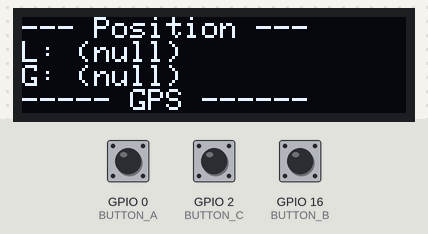
Bench run of a sketch on a simulated ESP8266 (NodeMCU). Shown: 128×32 one-colour display. The inputs (shaded band) are chosen by the test bench; at power-on: GPIO 2 (BUTTON_C) HIGH, GPIO 16 (BUTTON_B) HIGH, GPIO 0 (BUTTON_A) HIGH. WiFi joins after 1.5 s; servers stay silent unless stated; the display library's start-up logo is not drawn; uploads are accepted with an empty reply; what the sketch prints to the serial monitor is not drawn.

Above: at 7.5 s.
7.6 s: GPIO 2 (BUTTON_C) pulled LOW for 1 s
At 8.9 s:
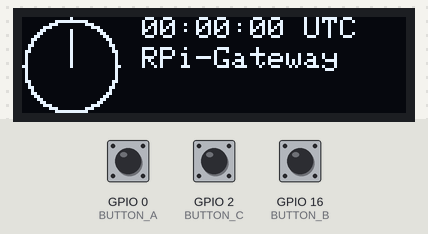
10.1 s: GPIO 16 (BUTTON_B) pulled LOW for 1 s
At 11.8 s:
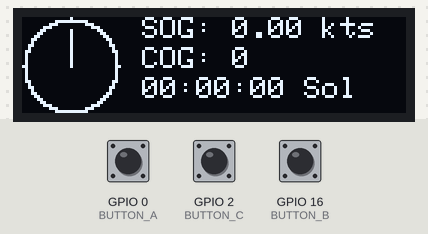
12.6 s: GPIO 0 (BUTTON_A) pulled LOW for 1 s
At 14.8 s:
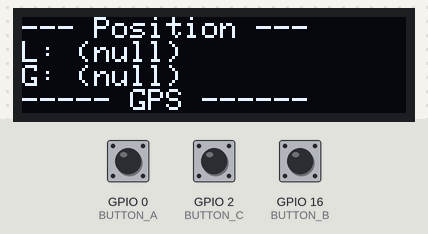
15.1 s: GPIO 2 (BUTTON_C) pulled LOW for 3.2 s
At 19.6 s:
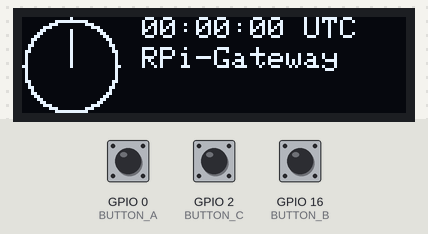
19.9 s: GPIO 0 (BUTTON_A) pulled LOW for 0.15 s
At 21.0 s:
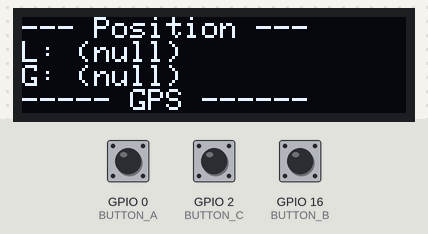
Timing chart, 0 to 22.5 s (numbered marks = the images above; inputs shaded):
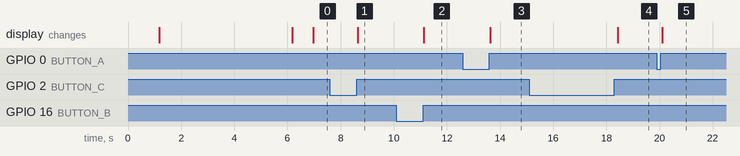

Measured:
- after the input at 7.6 s, the display: changes after 1.0 s (image 1)
- after the input at 10.1 s, the display: changes after 1.0 s (image 2)
- after the input at 12.6 s, the display: changes after 1.0 s (image 3)
- after the input at 15.1 s, the display: changes after 3.3 s (image 4)
- after the input at 19.9 s, the display: changes after 0.20 s (image 5)

The sketch:

feather.smart.TCP.watch.ino
```cpp
/**
  Simple HTTP webclient REST, for the NavServer (logger, runner, etc),
  for Feather-Huzzah/ESP8266.

  3 Screens
  Note: See the WITH_BUTTONS constant in the code.
       If WITH_BUTTONS is set to true, each button will lead to the associated screen.
       If WITH_BUTTONS is set to false, display will automatically scroll from screen to screen.
  Another option would be to use the top button to increment the screen inedx, the bottom one to decrement it, leaving the middle button unused..
  This would allow more than 3 screens.

  Main class of what will possibly be the TCP watch.

  Sends REST requests to the NavServer to get navigation data (see REST_REQUEST variable)
  That one spits out data on the Serial console, and on an oled screen SSD1306 128x32.
  Ideally stacked on top of the Feather.

  @author Olivier LeDiouris

  Originally inspired by https://learn.adafruit.com/micropython-oled-watch

  Keywords: ESP8266, Feather, Huzzah, NavServer, 128x32 ...

  TODO Cleanup in the drawLine and graphics primitives
*/
#include <Wire.h>
#include <ESP8266WiFi.h>
// 2 libs below, available through the library manager.
// Repo at https://github.com/adafruit/Adafruit_SSD1306/blob/master/Adafruit_SSD1306.cpp and around.
#include <Adafruit_GFX.h>
#include <Adafruit_SSD1306.h>

#define NULL 0
// #define DEBUG // Uncomment for more Serial output.

/* ----- Customizable Data ----- */
// Network and Host Names definitions, customize if necessary
#define __PI_NET__       // 192.168.50.10 on RPi-Gateway
// #undef __PI_NET__

// #define __SONIC_AT_HOME__   // 192.168.42.x on Sonic-00e0_EXT
#undef __SONIC_AT_HOME__

// #define __SAN_JUAN__
#undef __SAN_JUAN__


#include "custom_values.h" // Contains _SSID, _PASSWORD, _HOST, _HTTP_PORT, used below.

const char* SSID     = _SSID;
const char* PASSWORD = _PASSWORD;

const char* HOST = _HOST;
const int HTTP_PORT = _HTTP_PORT;

const char* REST_REQUEST = "/mux/cache?option=txt"; // txt, not json.

const int BETWEEN_LOOPS = 500; // in milli-sec.
/* ----- End of Customizable Data ----- */

//#define RST 2

Adafruit_SSD1306 ssd1306 = Adafruit_SSD1306(128, 32, &Wire);

// OLED FeatherWing buttons map to different pins depending on board:
#if defined(ESP8266)
#define BUTTON_A  0
#define BUTTON_B 16
#define BUTTON_C  2
#define LED       0
#elif defined(ESP32)
#define BUTTON_A 15
#define BUTTON_B 32
#define BUTTON_C 14
#define LED      13
#elif defined(ARDUINO_STM32_FEATHER)
#define BUTTON_A PA15
#define BUTTON_B PC7
#define BUTTON_C PC5
#define LED PB5
#elif defined(TEENSYDUINO)
#define BUTTON_A  4
#define BUTTON_B  3
#define BUTTON_C  8
#define LED 13
#elif defined(ARDUINO_FEATHER52)
#define BUTTON_A 31
#define BUTTON_B 30
#define BUTTON_C 27
#define LED 17
#else // 32u4, M0, M4, and 328p
#define BUTTON_A  9
#define BUTTON_B  6
#define BUTTON_C  5
#define LED      13
#endif

// Data from REST server
float bsp, lat, lng, sog;
int cog, year, month, day, hour, mins, sec, sHour, sMin, sSec;
String date;

const int NS = 1;
const int EW = 2;

char* toDegMin(float data, int type) {
  int sign = (data >= 0) ? 1 : -1;
  float absData = data >= 0 ? data : -data; // abs returns an int... TODO Try fabs
  int intPart = (int)absData;
  float minSec = (absData - intPart) * 60;
#ifdef DEBUG
  Serial.print("Raw:"); Serial.print(data); Serial.print(" -> "); Serial.println(absData);
  Serial.print("Int:"); Serial.println(intPart);
  Serial.print("MinSec:"); Serial.println(minSec);
#endif
  char degMinVal[64];
  sprintf(degMinVal, "%c %d %.2f'", (type == NS ? (sign == 1 ? 'N' : 'S') : (sign == 1 ? 'E' : 'W')), intPart, minSec);
#ifdef DEBUG
  Serial.print("Deg Minutes:");
  Serial.println(degMinVal);
#endif
  return degMinVal;
}

char* msToTimeStr(long ms) {
  int seconds = (int)(ms / 1000);
  int minutes = 0;
  int hours = 0;
  if (seconds > 59) {
    minutes = (int)(seconds / 60);
    seconds -= (minutes * 60);
  }
  if (minutes > 59) {
    hours = (int)(minutes / 60);
    minutes -= (hours * 60);
  }
  char buffer[128];
  sprintf(buffer, "%02d:%02d:%02d", hours, minutes, seconds);
  return buffer;
}

const int WIDTH = 128;
const int HEIGHT = 32;
const int RADIUS = (HEIGHT / 2);

void drawLine(int fromX, int fromY, int toX, int toY) {
  int deltaX = (toX - fromX);
  int deltaY = (toY - fromY);
  if (deltaX == 0 && deltaY == 0) {
    ssd1306.drawPixel(fromX, fromY, WHITE);
    return;
  }
  if (deltaX == 0) {
    for (int y = min(fromY, toY); y <= max(toY, fromY); y++) {
      if (fromX >= 0 && fromX < WIDTH && y >= 0 && y < HEIGHT) {
        ssd1306.drawPixel(fromX, y, WHITE);
      }
    }
  } else if (deltaY == 0) {
    for (int x = min(fromX, toX); x <= max(toX, fromX); x++) {
      if (x >= 0 && x < WIDTH && fromY >= 0 && fromY < HEIGHT) {
        ssd1306.drawPixel(x, fromY, WHITE);
      }
    }
  } else if (abs(deltaX) >= abs(deltaY)) { // [-45, +45]
    if (deltaX < 0) {
      int X = fromX;
      int Y = fromY;
      fromX = toX;
      toX = X;
      fromY = toY;
      toY = Y;
      deltaX = (toX - fromX);
      deltaY = (toY - fromY);
    }
    float coeffDir = (float) deltaY / (float) deltaX;
    //    if (fromX < toX)
    {
      for (int x = 0; x <= deltaX; x++) {
        int y = fromY + (int) (round(x * coeffDir));
        int _x = x + fromX;
        if (_x >= 0 && _x < WIDTH && y >= 0 && y < HEIGHT) {
          ssd1306.drawPixel(_x, y, WHITE);
        }
      }
    }
  } else if (abs(deltaX) < abs(deltaY)) { // > 45, < -45
    if (deltaY < 0) {
      int X = fromX;
      int Y = fromY;
      fromX = toX;
      toX = X;
      fromY = toY;
      toY = Y;
      deltaX = (toX - fromX);
      deltaY = (toY - fromY);
    }
    float coeffDir = (float) deltaX / (float) deltaY;
    //    if (fromX < toX)
    {
      for (int y = 0; y <= deltaY; y++) {
        int x = fromX + (int) (round(y * coeffDir));
        int _y = y + fromY;
        if (_y >= 0 && _y < HEIGHT && x >= 0 && x < WIDTH) {
          ssd1306.drawPixel(x, _y, WHITE);
        }
      }
    }
  }
}

float degToRadians(float deg) {
  return (deg * 71) / 4068;
}

void drawHeading(int heading) {
  ssd1306.clearDisplay();
  // Face
  for (int deg = 0; deg < 360; deg++) {
    float rad =  degToRadians((float)deg);
    int x = (int)(RADIUS * sin(rad));
    int y = (int)(RADIUS * cos(rad));
    ssd1306.drawPixel(16 + x, 16 + y, WHITE);
  }
  {
    float rad = degToRadians(heading);
    int x = round((RADIUS * 0.75) * sin(rad));
    int y = round((RADIUS * 0.75) * cos(rad));
    drawLine(16, 16, 16 + x, 16 - y);
  }
}

void drawWatch(int hours, int minutes, int seconds) {
  ssd1306.clearDisplay();
  // Face
  for (int deg = 0; deg < 360; deg++) {
    float rad =  degToRadians((float)deg);
    int x = (int)(RADIUS * sin(rad));
    int y = (int)(RADIUS * cos(rad));
    ssd1306.drawPixel(16 + x, 16 + y, WHITE);
  }
  float hoursInDegrees = ((hours % 12) * 30) + (((minutes * 6) + (seconds / 10)) / 12);
  float minInDegrees = ((minutes * 6) + (seconds / 10));
  float secInDegrees = seconds * 6;

  //sprintf(dataBuffer, "ms:%d => %02d:%02d:%02d, %f", ms, hours, minutes, seconds, secInDegrees);
  //Serial.println(dataBuffer);

  // Seconds
  {
    float rad = degToRadians(secInDegrees);
    int x = round((RADIUS * 0.75) * sin(rad));
    int y = round((RADIUS * 0.75) * cos(rad));
    //    if (seconds == 7 || seconds == 8 || seconds == 22 || seconds == 23 || seconds == 37 || seconds == 38 || seconds == 52 || seconds == 53) {
    //      sprintf(dataBuffer, "Sec: %d => deg: %f, rad: %f, x: %d, y: %d", seconds, secInDegrees, rad, x, y);
    //      Serial.println(dataBuffer);
    //    }
    drawLine(16, 16, 16 + x, 16 - y);
  }
  // Minutes
  {
    float rad = degToRadians(minInDegrees);
    int x = round((RADIUS * 0.65) * sin(rad));
    int y = round((RADIUS * 0.65) * cos(rad));
    drawLine(16, 16, 16 + x, 16 - y);
  }
  // Hours
  {
    float rad = degToRadians(hoursInDegrees);
    int x = round((RADIUS * 0.5) * sin(rad));
    int y = round((RADIUS * 0.5) * cos(rad));
    drawLine(16, 16, 16 + x, 16 - y);
  }
}

int screenIndex = 0;
boolean charOnly = false;

void repaint() {
  ssd1306.clearDisplay();

  ssd1306.setTextColor(WHITE);
  ssd1306.setTextSize(1);
  //ssd1306.setTextSize(2);

  char dataBuffer[128];

  ssd1306.setCursor(0, 0);
  switch (screenIndex) {
    case 0:
      ssd1306.println("--- Position ---");
      sprintf(dataBuffer, "L: %s", toDegMin(lat, NS));
      ssd1306.println(dataBuffer);
      sprintf(dataBuffer, "G: %s", toDegMin(lng, EW));
      ssd1306.println(dataBuffer);
      ssd1306.println("----- GPS ------");
      break;
    case 1:
      if (charOnly) {
        ssd1306.println("--- Displacement ---");
        sprintf(dataBuffer, "SOG: %.2f kts", sog);
        ssd1306.println(dataBuffer);
        sprintf(dataBuffer, "COG: %d", cog);
        ssd1306.println(dataBuffer);
        sprintf(dataBuffer, "%02d:%02d:%02d Sol", sHour, sMin, sSec);
        ssd1306.println(dataBuffer);
      } else {
        // Draw compass
        drawHeading(cog);
        // Then COG-SOG
        ssd1306.setCursor(40, 0);
        sprintf(dataBuffer, "SOG: %.2f kts", sog);
        ssd1306.println(dataBuffer);
        ssd1306.setCursor(40, 10);
        sprintf(dataBuffer, "COG: %d", cog);
        ssd1306.println(dataBuffer);
        ssd1306.setCursor(40, 20);
        sprintf(dataBuffer, "%02d:%02d:%02d Sol", sHour, sMin, sSec);
        ssd1306.println(dataBuffer);
      }
      break;
    case 2:
      if (charOnly) {
        ssd1306.println("--- Network ---");
        sprintf(dataBuffer, "%s", SSID);
        ssd1306.println(dataBuffer);
        sprintf(dataBuffer, "%02d:%02d:%02d UTC", hour, mins, sec);
        ssd1306.println(dataBuffer);
      } else {
        // Draw watch
        drawWatch(hour, mins, sec);
        // Then display time
        ssd1306.setCursor(40, 0);
        sprintf(dataBuffer, "%02d:%02d:%02d UTC", hour, mins, sec);
        ssd1306.println(dataBuffer);
        ssd1306.setCursor(40, 10);
        sprintf(dataBuffer, "%s", SSID);
        ssd1306.println(dataBuffer);
      }
      break;
    default:
      break;
  }
  ssd1306.setCursor(0, 0);
  ssd1306.display();
}

void setup() {
  ssd1306.begin(SSD1306_SWITCHCAPVCC, 0x3C); // Address 0x3C for 128x32
  // initialize display
  ssd1306.display();
  delay(1000);
  ssd1306.clearDisplay();
  ssd1306.display();

  Serial.begin(115200); // Console output
  delay(100);

  // Start by connecting to a WiFi network
  Serial.print("Connecting to ");
  Serial.println(SSID);
  WiFi.begin(SSID, PASSWORD);

  int count = 0;
  char dataBuffer[128];

  // Initializing buttons
  pinMode(BUTTON_A, INPUT_PULLUP);
  pinMode(BUTTON_B, INPUT_PULLUP);
  pinMode(BUTTON_C, INPUT_PULLUP);

  // A banner, disappears when connected
  ssd1306.setTextSize(2);
  ssd1306.setTextColor(WHITE);
  ssd1306.setCursor(0, 0);
  ssd1306.println("TCP Watch");
  ssd1306.setTextSize(1);
  ssd1306.println("by OlivSoft");
  ssd1306.setCursor(0, 0);
  ssd1306.display(); // actually display all of the above

  delay(5000);

  // Trying to connect to the server
  while (WiFi.status() != WL_CONNECTED) {
    delay(500);
    Serial.print(".");

    ssd1306.clearDisplay();
    ssd1306.setTextColor(WHITE);
    sprintf(dataBuffer, "%d. %s...", count, SSID);
    ssd1306.setCursor(count % 28, count % 28); // 56 for a 128x64 screen
    ssd1306.println(dataBuffer); // "Connecting...");
    ssd1306.display();
    count++;
  }
  // Connected!
  ssd1306.clearDisplay();
  ssd1306.setTextColor(WHITE);
  ssd1306.setCursor(0, 0);
  ssd1306.println("Connection to");
  ssd1306.println(SSID);
  ssd1306.println("Ready");
  ssd1306.display();

  Serial.println("");
  Serial.println("WiFi connected");
  Serial.println("IP address: ");
  Serial.println(WiFi.localIP());
  Serial.print("Netmask: ");
  Serial.println(WiFi.subnetMask());
  Serial.print("Gateway: ");
  Serial.println(WiFi.gatewayIP());
}

/*
   The keys of the sentences returned by the REST request,
   like 'key=value'
*/
struct KEYS {
  const String BSP = "BSP";
  const String LAT = "LAT";
  const String LNG = "LNG";
  const String SOG = "SOG";
  const String COG = "COG";
  const String DATE = "DATE";
  const String YEAR = "YEAR";
  const String MONTH = "MONTH";
  const String DAY = "DAY";
  const String HOUR = "HOUR";
  const String MIN = "MIN";
  const String SEC = "SEC";
  const String S_HOUR = "S_HOUR";
  const String S_MIN = "S_MIN";
  const String S_SEC = "S_SEC";
} keys;

unsigned long lastDisplay = 0;
unsigned long lastPing = 0;

const boolean WITH_BUTTONS = true;

boolean button1 = false;
boolean button2 = false;
boolean button3 = false;

void loop() {
  if (WITH_BUTTONS) {
    if (!digitalRead(BUTTON_A)) {
      button1 = true; // Pushed
    } else {
      if (button1) {  // Released!
        screenIndex = 0;
        Serial.println("Button A");
      }
      button1 = false;
    }
    if (!digitalRead(BUTTON_B)) {
      button2 = true; // Pushed
    } else {
      if (button2) {  // Released!
        screenIndex = 1;
        Serial.println("Button B");
      }
      button2 = false;
    }
    if (!digitalRead(BUTTON_C)) {
      button3 = true; // Pushed
    } else {
      if (button3) {  // Released!
        screenIndex = 2;
        Serial.println("Button C");
      }
      button3 = false;
    }
    delay(10);
    yield(); // Send to backgbround, or so.
    //ssd1306.display();
  } else {
    unsigned long time = millis();
    if (time - lastPing > 5000) {
      screenIndex += 1; // Scroll to next screen
      lastPing = time;
      if (screenIndex > 2) {
        screenIndex = 0;
      }
      Serial.print("screenIndex now ");
      Serial.println(screenIndex);
    }
  }

  unsigned long time = millis();
  if (time - lastDisplay > BETWEEN_LOOPS) {

    Serial.print(">> connecting to ");
    Serial.print(HOST);
    Serial.print(":");
    Serial.println(HTTP_PORT);

    // Use WiFiClient class to create TCP connections
    WiFiClient client;
    if (!client.connect(HOST, HTTP_PORT)) {
      Serial.println("!! connection failed !!");
      return;
    }

    // Now create a URI for the REST request
    String url = REST_REQUEST;
    Serial.print("Requesting URL: ");
    Serial.println(url);

    // This will send the request to the server
    sendRESTRequest(client, "GET", url, "HTTP/1.1", HOST, NULL, 0, String());
    delay(500);

    // Read all the lines of the reply from server and print them to Serial
    // Keys are BSP, LAT, LNG, SOG, COG, DATE, YEAR, MONTH, DAY, HOUR, MIN, SEC
    while (client.available()) {
      String line = client.readStringUntil('\n');
      // Serial.println(line);
      String key = getKey(line);
      if (key.length() > 0) {
        String value = getValue(line);
        if (key == keys.BSP) {
          bsp = value.toFloat();
        } else if (key == keys.LAT) {
          lat = value.toFloat();
        } else if (key == keys.LNG) {
          lng = value.toFloat();
        } else if (key == keys.SOG) {
          sog = value.toFloat();
        } else if (key == keys.DATE) {
          date = value;
        } else if (key == keys.COG) {
          cog = value.toInt();
        } else if (key == keys.YEAR) {
          year = value.toInt();
        } else if (key == keys.MONTH) {
          month = value.toInt();
        } else if (key == keys.DAY) {
          day = value.toInt();
        } else if (key == keys.HOUR) {
          hour = value.toInt();
        } else if (key == keys.MIN) {
          mins = value.toInt();
        } else if (key == keys.SEC) {
          sec = value.toInt();
        } else if (key == keys.S_HOUR) {
          sHour = value.toInt();
        } else if (key == keys.S_MIN) {
          sMin = value.toInt();
        } else if (key == keys.S_SEC) {
          sSec = value.toInt();
        }
      }
    }
    char dataBuffer[128];
    sprintf(dataBuffer, "BSP=%f, LAT=%f, LNG=%f", bsp, lat, lng);
    Serial.println(dataBuffer);
    sprintf(dataBuffer, "SOG=%f, COG=%d", sog, cog);
    Serial.println(dataBuffer);
    Serial.print("Date=");
    Serial.println(date);
    Serial.println("<< closing connection");

    lastDisplay = millis();
  }
  repaint(); // Display data on screen
}

void sendRESTRequest(WiFiClient client, String verb, String url, String protocol, String host, String headers[], int headerLen, String payload) {
  String request = verb + " " + url + " " + protocol + "\r\n" +
                   "Host: " + host + "\r\n";
  // Headers ?
  if (headers != NULL && headerLen > 0) {
    for (int i = 0; i < headerLen; i++) {
      request = String(request + headers[i] + "\r\n");
    }
  }

  request = String(request + "Connection: close\r\n" + "\r\n");

  // Payload ?
  if (payload != NULL && payload.length() > 0) {
    request = String(request + payload);
  }
  client.print(request);
}

/*
   Reads the Key in "Key=Value"
*/
String getKey(String line) {
  int separatorPosition = line.indexOf("=");
  if (separatorPosition == -1) {
    return "";
  }
  return line.substring(0, separatorPosition);
}

/*
   Reads the Value in "Key=Value"
*/
String getValue(String line) {
  int separatorPosition = line.indexOf("=");
  if (separatorPosition == -1) {
    return "";
  }
  return line.substring(separatorPosition + 1);
}
```

custom_values.h
```cpp
/*
 * Define server connection parameters used in huzzah.smart.TCP.watch.ino
 */

#ifdef __PI_NET__
#define _SSID "RPi-Gateway"
#define _PASSWORD "raspberrypi"
#define _HOST "192.168.50.10"
#define _HTTP_PORT 9999
#endif

#ifdef __SONIC_AT_HOME__
#define _SSID "Sonic-00e0_EXT"
#define _PASSWORD "xxxxxc7831"
#define _HOST "192.168.42.8"
#define _HTTP_PORT 9999
#endif

#ifdef __SAN_JUAN__
#define _SSID "BEC2BB"
#define _PASSWORD "C9AA72E6"
#define _HOST "192.168.1.103"
#define _HTTP_PORT 9999
#endif

// Etc...
```
